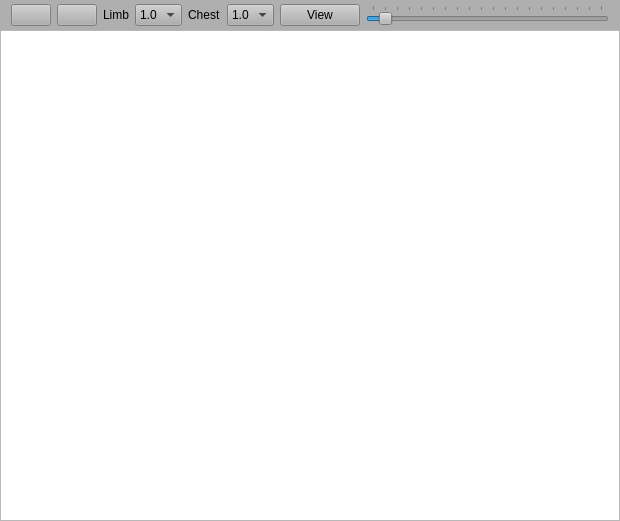
<?xml version="1.0" encoding="UTF-8"?>
<ui version="4.0">
 <class>ECG</class>
 <widget class="QMainWindow" name="ECG">
  <property name="geometry">
   <rect>
    <x>0</x>
    <y>0</y>
    <width>620</width>
    <height>521</height>
   </rect>
  </property>
  <property name="windowTitle">
   <string>ECGViewer by MED4507</string>
  </property>
  <widget class="QWidget" name="centralWidget">
   <layout class="QVBoxLayout" name="verticalLayout_3">
    <property name="spacing">
     <number>0</number>
    </property>
    <property name="leftMargin">
     <number>0</number>
    </property>
    <property name="topMargin">
     <number>0</number>
    </property>
    <property name="rightMargin">
     <number>0</number>
    </property>
    <property name="bottomMargin">
     <number>0</number>
    </property>
    <item>
     <widget class="QWidget" name="widget" native="true">
      <property name="styleSheet">
       <string notr="true">background-color: rgb(175, 175, 175);</string>
      </property>
      <layout class="QHBoxLayout" name="horizontalLayout">
       <property name="topMargin">
        <number>4</number>
       </property>
       <property name="bottomMargin">
        <number>4</number>
       </property>
       <item>
        <widget class="QPushButton" name="pushButton_2">
         <property name="cursor">
          <cursorShape>PointingHandCursor</cursorShape>
         </property>
         <property name="text">
          <string/>
         </property>
         <property name="icon">
          <iconset resource="icon.qrc">
           <normaloff>:/icon/icon/libreoffice-printeradmin.png</normaloff>:/icon/icon/libreoffice-printeradmin.png</iconset>
         </property>
         <property name="iconSize">
          <size>
           <width>20</width>
           <height>20</height>
          </size>
         </property>
        </widget>
       </item>
       <item>
        <widget class="QPushButton" name="pushButton">
         <property name="text">
          <string/>
         </property>
         <property name="icon">
          <iconset resource="icon.qrc">
           <normaloff>:/icon/icon/pdfchain.png</normaloff>:/icon/icon/pdfchain.png</iconset>
         </property>
         <property name="iconSize">
          <size>
           <width>20</width>
           <height>20</height>
          </size>
         </property>
        </widget>
       </item>
       <item>
        <widget class="QLabel" name="label">
         <property name="text">
          <string>Limb</string>
         </property>
        </widget>
       </item>
       <item>
        <widget class="QComboBox" name="comboBox">
         <property name="currentText">
          <string>1.0</string>
         </property>
         <property name="currentIndex">
          <number>1</number>
         </property>
         <item>
          <property name="text">
           <string>0.5</string>
          </property>
         </item>
         <item>
          <property name="text">
           <string>1.0</string>
          </property>
         </item>
         <item>
          <property name="text">
           <string>2.0</string>
          </property>
         </item>
        </widget>
       </item>
       <item>
        <widget class="QLabel" name="label_2">
         <property name="text">
          <string>Chest</string>
         </property>
        </widget>
       </item>
       <item>
        <widget class="QComboBox" name="comboBox_2">
         <property name="currentIndex">
          <number>1</number>
         </property>
         <item>
          <property name="text">
           <string>0.5</string>
          </property>
         </item>
         <item>
          <property name="text">
           <string>1.0</string>
          </property>
         </item>
         <item>
          <property name="text">
           <string>2.0</string>
          </property>
         </item>
        </widget>
       </item>
       <item>
        <widget class="QPushButton" name="pushButton_3">
         <property name="text">
          <string>View</string>
         </property>
        </widget>
       </item>
       <item>
        <widget class="QSlider" name="horizontalSlider">
         <property name="autoFillBackground">
          <bool>false</bool>
         </property>
         <property name="minimum">
          <number>1</number>
         </property>
         <property name="maximum">
          <number>20</number>
         </property>
         <property name="pageStep">
          <number>1</number>
         </property>
         <property name="sliderPosition">
          <number>2</number>
         </property>
         <property name="orientation">
          <enum>Qt::Horizontal</enum>
         </property>
         <property name="tickPosition">
          <enum>QSlider::TicksAbove</enum>
         </property>
        </widget>
       </item>
      </layout>
     </widget>
    </item>
    <item>
     <widget class="QGraphicsView" name="graphicsView"/>
    </item>
   </layout>
  </widget>
 </widget>
 <layoutdefault spacing="6" margin="11"/>
 <resources>
  <include location="icon.qrc"/>
 </resources>
 <connections/>
</ui>
